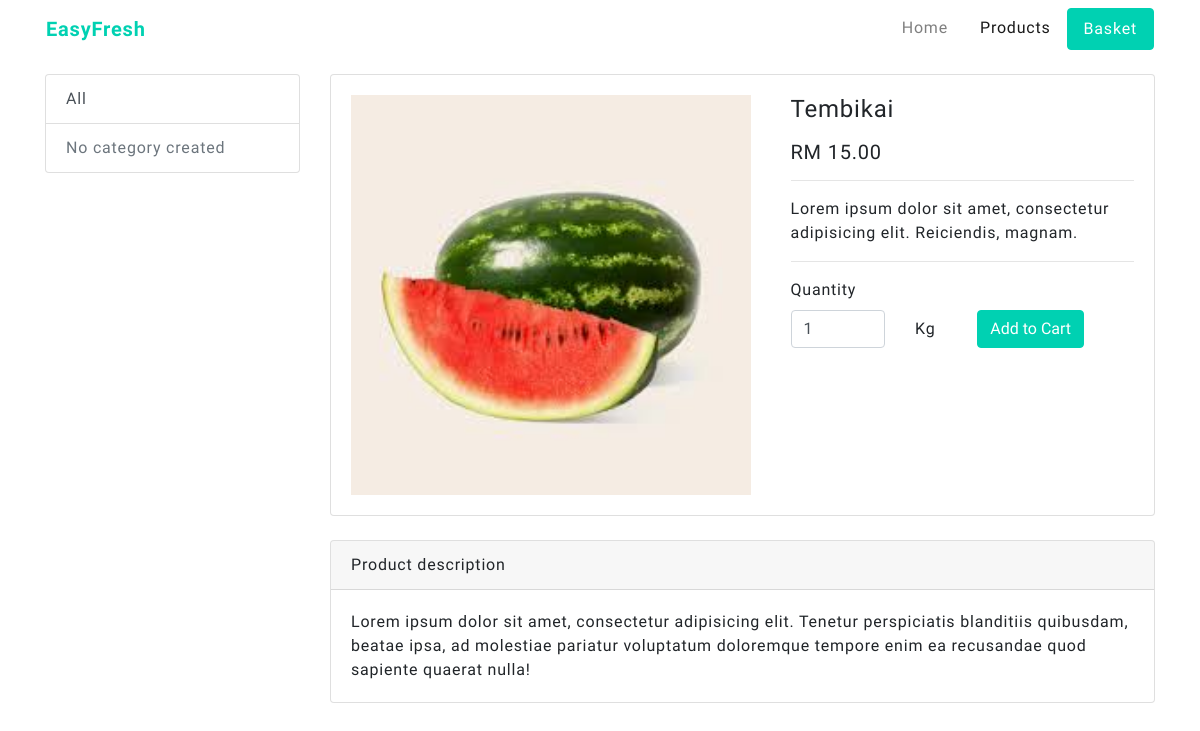
The page /products/show.php?id=1 on the database its author committed.
### tables this page shows
CREATE TABLE `products` (
  `id` int(11) NOT NULL,
  `name` varchar(255) NOT NULL,
  `price` decimal(5,2) NOT NULL,
  `stock` int(11) NOT NULL,
  `measurement` varchar(50) NOT NULL,
  `summary` text NOT NULL,
  `description` text NOT NULL,
  `photo` varchar(255) NOT NULL,
  `category_id` int(11) NOT NULL
);

### admin/functions/products-edit.php (called while the page is built, shortened)
<?php
if(empty($_GET['id'])) {
	header('Location: /admin/');
} else {
	require_once($_SERVER['DOCUMENT_ROOT'].'/database-connection.php');
	$id = htmlspecialchars(strip_tags($_GET['id']));
	$sql = "SELECT * FROM products WHERE id=$id LIMIT 1";
	$product = $conn->query($sql);
	if (mysqli_num_rows($product) > 0) {
		$row = mysqli_fetch_assoc($product);
		$name = $row["name"];
		$price = $row['price'];
		$stock = $row['stock'];
		$summary = $row['summary'];
		$description = $row['description'];
		$photo = $row['photo'];
	} else {
		header('Location: /admin/');
	}
}

### products/show.php (the view, shortened to what this page needs)
<?php
require_once($_SERVER['DOCUMENT_ROOT'].'/admin/functions/products-edit.php');
?>
<?php require_once($_SERVER['DOCUMENT_ROOT'].'/partials/header.php') ?>
<div class="container">
	<div class="row mb-3">
		<?php require_once($abs_path.'/partials/navigation.php') ?>
	</div>
	<div class="row">
		<div class="col-sm-3">
			<?php require_once($abs_path.'/partials/category-list.php') ?>
		</div>
		<div class="col-sm-9">
			<div class="card">
				<div class="card-body">
					<div class="row">
						<div class="col-6">
							<img src="<?php echo $photo; ?>" alt="<?php echo $name; ?>" width="400" height="400">
						</div>
						<div class="col-6 pl-5">
							<h4 class="mb-3"><?php echo $name; ?></h4>
							<h5>RM <?php echo $price; ?></h5>
							<hr>
							<p><?php echo $summary; ?></p>
							<hr>
							<?php if($stock <= 0) : ?>
							<div class="text-danger mb-2">
								Out of stock
							</div>
							<?php else : ?>
							<form class="form row" method="POST" action="/admin/functions/basket-create.php">
								<div class="col-12">
									<label for="inputPassword6">Quantity</label>
								</div>
								<div class="col-4">
									<input type="number" name="quantity" class="form-control" id="quantity" value="1" min="0" step="0.1">
								</div>
								<div class="col-2">
									<label class="col-form-label">Kg</label>
								</div>
								<div class="col-6">
									<button type="submit" class="btn btn-primary">Add to Cart</button>
								</div>
							</form>
							<?php endif ?>
						</div>
					</div>
				</div>
			</div>
			<div class="card mt-4 mb-5" style="max-width: 100%;">
				<div class="card-header">Product description</div>
				<div class="card-body">
					<p class="card-text"><?php echo $description; ?></p>
				</div>
			</div>
		</div>
	</div>
</div>
<?php require_once($abs_path.'/partials/footer.php') ?>

### css/main.css (style rules this page uses)
body { font-family: 'Muli'; letter-spacing: 0.05rem; }
.btn.btn-primary, .list-group-item.active { background: #00d1b2 !important; border-color: #00d1b2 !important; }

### rows shown on the page
products: photo (picture), name "Tembikai", price "15.00", summary "Lorem ipsum dolor sit amet, consectetur adipisicing elit. Reiciendis, magnam.", description "Lorem ipsum dolor sit amet, consectetur adipisicing elit. Tenetur perspiciatis blanditiis quibusdam, beatae ipsa, ad molestiae pariatur voluptatum doloremque tempore enim ea recusandae quod sapiente quaerat nulla!"
